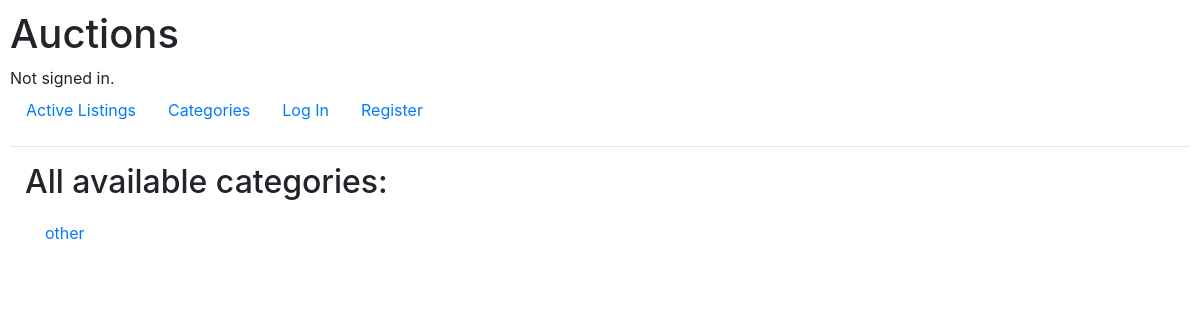
Page /categories on the earlier database version.
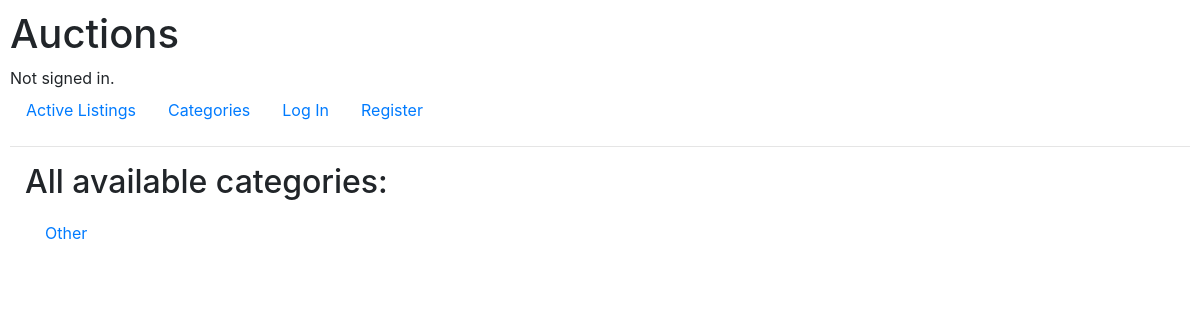
Same page on the later database version.
### auctions/models.py (models this page shows, shortened)
class Category(models.Model):
    id = models.UUIDField(primary_key=True, default=uuid.uuid4, editable=False)
    category = models.CharField(max_length=15)

### auctions/views.py (the view)
# urls.py: path("categories", views.categories, name="categories"),
@require_http_methods(["GET"])
def categories(request):
    return render(request, "auctions/categories.html", {
        'categories' : Category.objects.all(),
    })

### auctions/templates/auctions/categories.html
{% extends "auctions/layout.html" %}
{% block body %}
   <div class='container-fluid'>
    <h2>All available categories:</h2>
        <ul class="list-group list-group-flush">
            {% for category in categories %}
            <li class="list-group-item">
              <div class="ms-2 me-auto">
                <div class="fw-bold"><a href={% url 'category' category=category.category%}>{{category.category}}</a></div>
              </div>
            </li>
            {%endfor%}
        </ul>
   </div>
{% endblock %}

Differences in the rows shown:
removed Category: category "other"
added Category: category "Other"
